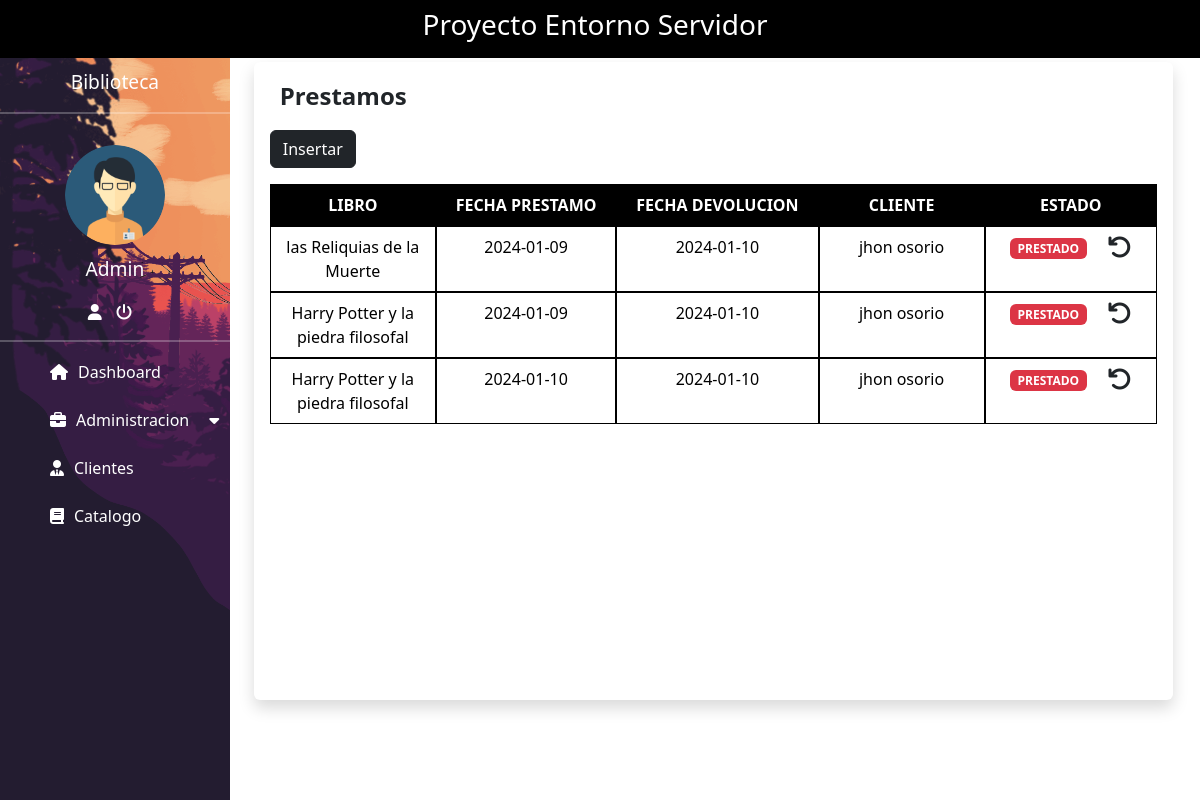
Screenshot of /?view=prestamo (signed in) with the database file from the repository.
### tables this page shows
CREATE TABLE `administrador` (
  `Id_administrador` int(11) NOT NULL,
  `Usuario` varchar(15) NOT NULL,
  `Contraseña` varchar(255) NOT NULL
);

CREATE TABLE `prestamo` (
  `Id_prestamo` int(11) NOT NULL,
  `Fecha_prestamo` date NOT NULL,
  `Fecha_devolucion` date NOT NULL,
  `Id_libro` int(11) NOT NULL,
  `Id_cliente` int(11) NOT NULL,
  `Estado` int(1) NOT NULL
);

CREATE TABLE `libro` (
  `Id_libro` int(11) NOT NULL,
  `Id_categoria` int(11) NOT NULL,
  `Id_editorial` int(11) NOT NULL,
  `Id_autor` int(11) NOT NULL,
  `Titulo` varchar(100) NOT NULL,
  `Año_publicacion` date NOT NULL,
  `Disponibilidad` varchar(2) NOT NULL,
  `Ejemplares` int(11) NOT NULL,
  `Ejemplar_prestado` int(11) NOT NULL
);

CREATE TABLE `cliente` (
  `Id_cliente` int(11) NOT NULL,
  `Nombre` varchar(100) NOT NULL,
  `Apellido` varchar(100) NOT NULL,
  `Direccion` varchar(30) NOT NULL,
  `Telefono` varchar(10) NOT NULL,
  `Correo` varchar(50) NOT NULL
);

### controller/control.php (called while the page is built, shortened)
<?php
include_once "model/dashboard.php";
class control
{
    public function __construct()
    {
        $this->model = new dashboard();
    }
    public function prestamo()
    {
        include_once "view/prestamo.php";
    }
}
?>

### config/conexion.php (called while the page is built)
<?php
class conexion
{
    public static function conectar()
    {
        $connection = new PDO("mysql:host =127.0.0.1; dbname=biblioteca; port=3307", "root", "");
        $connection->setAttribute(PDO::ATTR_ERRMODE, PDO::ERRMODE_EXCEPTION);
        return $connection;
    }
}
?>

### model/dashboard.php (called while the page is built, shortened)
<?php
class dashboard
{
    public $conect;
    public function __construct()
    {
        try {
            $this->conect = conexion::conectar();
        } catch (PDOException $e) {
            die("Error " . $e->getMessage());
        }
    }
    public function nombreUsuario(){
        try {
            $query = "SELECT * FROM `administrador`";
            $stmt = $this->conect->prepare($query);
            $stmt->execute();
            return $stmt->fetchAll(PDO::FETCH_OBJ);
        } catch (PDOException $e) {
            die("Error: " . $e->getMessage());
        }
    }
    public function listaPrestamo()
    {
        try {
            $query = "SELECT `prestamo`.`Id_prestamo`, `prestamo`.`Fecha_prestamo`, `prestamo`.`Fecha_devolucion`, `prestamo`.`Estado`, `libro`.`Id_libro`, `libro`.`Titulo`, `cliente`.`Nombre`, `cliente`.`Apellido` FROM `prestamo` LEFT JOIN `libro` ON `prestamo`.`Id_libro` = `libro`.`Id_libro` LEFT JOIN `cliente` ON `prestamo`.`Id_cliente` = `cliente`.`Id_cliente`;";
            $stmt = $this->conect->prepare($query);
            $stmt->execute();
            $consult = $stmt->fetchAll(PDO::FETCH_OBJ);
            return $consult;
        } catch (PDOException $e) {
            die("Error: " . $e->getMessage());
        }
    }
}
?>

### view/prestamo.php (the view, shortened to what this page needs)
<!DOCTYPE html>
<html lang="en">
<head>
    <link href="https://cdn.jsdelivr.net/npm/bootstrap@5.3.2/dist/css/bootstrap.min.css" rel="stylesheet"
>
    <link rel="stylesheet" href="https://cdnjs.cloudflare.com/ajax/libs/font-awesome/6.4.2/css/all.min.css"
 />
    <link rel="stylesheet" href="resources/css/style.css">
    <link rel="stylesheet" href="resources/css/table.css">
</head>
<body>
    <nav class="navbar navbar-expand-xl navbar-dark bg-black">
        <div class="container-fluid justify-content-center">
            <h3 class="col-lg-6 col-md-12 col-sm-12 col-12 text-center color">Proyecto Entorno Servidor</h3>
        </div>
    </nav>
    <section>
        <div class="margen">
            <div class="row">
                <div class="col-4 linea-vertical">
                    <p class="size">Biblioteca</p>
                    <hr>
                    <img src="resources/img/ad.png" alt="" class="admin">
                    <?php foreach ($this->model->nombreUsuario() as $key): ?>
                        <p class="size"><?php echo $key->Usuario; ?></p>
                    <?php endforeach; ?>
                    <a href="" title="Cuenta" class="color" data-bs-toggle="modal" data-bs-target="#Modal-cuenta"><i
                            class="fa-solid fa-user"></i></a>
                    <a href="" title="Cerrar Sesion" class="color" data-bs-toggle="modal"
                        data-bs-target="#exampleModal"><i class="fa-solid fa-power-off"></i></a>
                    <hr>
                    <nav>
                        <ul>
                            <li><a href="?view=index" class="spaces"><i class="fa-solid fa-house top"></i>Dashboard</a>
                            </li>
                            <li><a href="#" class="spaces"><i class="fa-solid fa-briefcase space"></i>Administracion<i
                                        class="fa-solid fa-caret-down space"></i></a>
                            </li>
                            <li><a href="?view=cliente" class="spaces"><i
                                        class="fa-solid fa-user-tie space"></i>Clientes</a>
                            </li>
                            <li><a href="?view=catalogo" class="spaces"><i class="fa-solid fa-book space"></i>Catalogo</a>
                            </li>
                        </ul>
                    </nav>
                </div>
                <div class="col-9 custom-card-body">
                    <div class="container mt-1">
                        <div class="row">
                            <div class="col m-auto">
                                <div class="card border-0 shadow">
                                    <div class="card-body">
                                        <b class="aling">Prestamos</b><br>
                                        <a href="" class="btn btn-dark mb-3 mt-3" data-bs-toggle="modal"
                                            data-bs-target="#Modal-insertar">Insertar</a>
                                        <div class="table-wrapper">
                                            <table class="table table-hover text-center">
                                                <thead>
                                                    <tr>
                                                        <th>LIBRO</th>
                                                        <th>FECHA PRESTAMO</th>
                                                        <th>FECHA DEVOLUCION</th>
                                                        <th>CLIENTE</th>
                                                        <th>ESTADO</th>
                                                    </tr>
                                                </thead>
                                                <?php $devolver = $this->devolver(); foreach ($this->model->listaPrestamo() as $key): ?>
                                                    <tr>
                                                        <td>
                                                            <?php echo $key->Titulo; ?>
                                                        </td>
                                                        <td>
                                                            <?php echo $key->Fecha_prestamo; ?>
                                                        </td>
                                                        <td>
                                                            <?php echo $key->Fecha_devolucion; ?>
                                                        </td>
                                                        <td>
                                                            <?php echo $key->Nombre; ?>
                                                            <?php echo $key->Apellido; ?>
                                                        </td>
                                                        <td>
                                                            <?php if($key->Estado == 1){?>
                                                            <span class="badge text-bg-danger">PRESTADO</span><span>&nbsp;&nbsp;&nbsp;&nbsp;</span>
                                                            <a href="?view=devolver&Id_prestamo=<?php echo $key->Id_prestamo ?>&Id_libro=<?php echo $key->Id_libro ?>"
                                                                class="link-dark" title="Devolver"><i class="fa-solid fa-arrow-rotate-left fa-xl"></i></a>
                                                                    <?php }else if($key->Estado == 0) {?> <span class="badge text-bg-success">DEVUELTO</span>
                                                                        <span>&nbsp;&nbsp;&nbsp;&nbsp;</span> <?php }; ?>
                                                        </td>
                                                    </tr>
                                                <?php endforeach; ?>
                                            </table>
                                        </div>
                                    </div>
                                </div>
                            </div>
                        </div>
                    </div>
                </div>
            </div>
        </div>
    </section>
</body>
</html>

### resources/css/style.css (style rules this page uses)
* { margin: 0; padding: 0; box-sizing: border-box; }
body { margin: 0; padding: 0; }
.linea-vertical { background-image: url("../img/sideBar.png"); text-align: center; min-height: calc(100vh - 57.6px); width: 20%; padding-right: 0; background-size: cover; }
hr { border-color: white; border-width: 2px; }
.size { color: white; margin-top: 10px; font-size: 1.2rem; }
.color { color: white; margin-right: 10px; }
.margen { margin-right: 15px; }
.admin { width: 100px; height: 100px; border-radius: 50%; object-fit: cover; margin-top: 15px; }
nav ul { margin: 0; padding: 0; list-style: none; line-height: 16px; }
nav ul a { box-sizing: border-box; color: white; display: block; width: 100%; padding: 6px 10px; text-decoration: none; text-align: left; }
.aling { text-align: center; }
.space, .spaces { margin-left: 20px; margin-right: 10px; margin-top: 10px; }
.top { margin-left: 20px; margin-right: 10px; }
.aling { margin-left: 10px; font-size: 1.5rem; }
.custom-card-body { width: 80%; }

### resources/css/table.css (style rules this page uses)
.table-wrapper { width: 100%; height: 500px; overflow: auto; }
.table-wrapper table thead tr th { background-color: black; color: white; }
.table-wrapper table { border-collapse: separate; border-spacing: 0; }
.table-wrapper table thead { position: -webkit-sticky; position: sticky; top: 0; left: 0; }
.table-wrapper table thead th, .table-wrapper table tbody td { width: 10%; border: 1px solid #000; text-align: center; }

### rows the page displays
administrador: Usuario "Admin"
prestamo: Id_libro.Titulo "las Reliquias de la Muerte", Fecha_prestamo "2024-01-09", Fecha_devolucion "2024-01-10", Id_cliente.Nombre "jhon", Id_cliente.Apellido "osorio"
prestamo: Id_libro.Titulo "Harry Potter y la piedra filosofal", Fecha_prestamo "2024-01-09", Fecha_devolucion "2024-01-10", Id_cliente.Nombre "jhon", Id_cliente.Apellido "osorio"
prestamo: Id_libro.Titulo "Harry Potter y la piedra filosofal", Fecha_prestamo "2024-01-10", Fecha_devolucion "2024-01-10", Id_cliente.Nombre "jhon", Id_cliente.Apellido "osorio"
